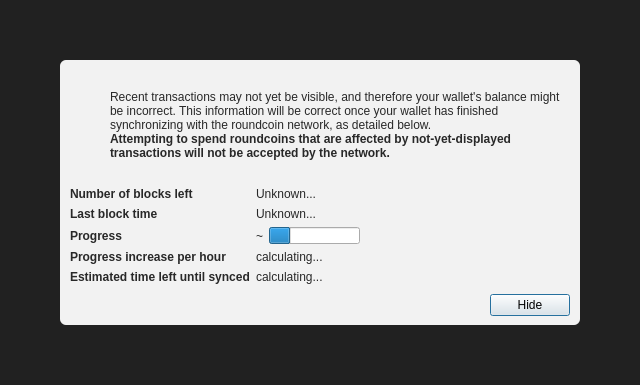
<?xml version="1.0" encoding="UTF-8"?>
<ui version="4.0">
 <class>ModalOverlay</class>
 <widget class="ModalOverlay" name="ModalOverlay">
  <property name="geometry">
   <rect>
    <x>0</x>
    <y>0</y>
    <width>640</width>
    <height>385</height>
   </rect>
  </property>
  <property name="windowTitle">
   <string>Form</string>
  </property>
  <layout class="QVBoxLayout" name="verticalLayout" stretch="0">
   <property name="sizeConstraint">
    <enum>QLayout::SetDefaultConstraint</enum>
   </property>
   <property name="leftMargin">
    <number>0</number>
   </property>
   <property name="topMargin">
    <number>0</number>
   </property>
   <property name="rightMargin">
    <number>0</number>
   </property>
   <property name="bottomMargin">
    <number>0</number>
   </property>
   <item>
    <widget class="QWidget" name="bgWidget" native="true">
     <property name="styleSheet">
      <string notr="true">#bgWidget { background: rgba(0,0,0,220); }</string>
     </property>
     <layout class="QVBoxLayout" name="verticalLayoutMain" stretch="1">
      <property name="leftMargin">
       <number>60</number>
      </property>
      <property name="topMargin">
       <number>60</number>
      </property>
      <property name="rightMargin">
       <number>60</number>
      </property>
      <property name="bottomMargin">
       <number>60</number>
      </property>
      <item>
       <widget class="QWidget" name="contentWidget" native="true">
        <property name="styleSheet">
         <string notr="true">#contentWidget { background: rgba(255,255,255,240); border-radius: 6px; }

QLabel { color: rgb(40,40,40);  }</string>
        </property>
        <layout class="QVBoxLayout" name="verticalLayoutSub" stretch="1,0,0,0">
         <property name="spacing">
          <number>0</number>
         </property>
         <property name="leftMargin">
          <number>10</number>
         </property>
         <property name="topMargin">
          <number>10</number>
         </property>
         <property name="rightMargin">
          <number>10</number>
         </property>
         <property name="bottomMargin">
          <number>10</number>
         </property>
         <item>
          <layout class="QHBoxLayout" name="horizontalLayoutIconText" stretch="0,1">
           <property name="topMargin">
            <number>20</number>
           </property>
           <item>
            <layout class="QVBoxLayout" name="verticalLayoutIcon">
             <property name="leftMargin">
              <number>0</number>
             </property>
             <item>
              <widget class="QPushButton" name="warningIcon">
               <property name="enabled">
                <bool>false</bool>
               </property>
               <property name="text">
                <string/>
               </property>
               <property name="icon">
                <iconset>
                 <normaloff>:/icons/warning</normaloff>
                 <disabledoff>:/icons/warning</disabledoff>:/icons/warning</iconset>
               </property>
               <property name="iconSize">
                <size>
                 <width>48</width>
                 <height>48</height>
                </size>
               </property>
               <property name="flat">
                <bool>true</bool>
               </property>
              </widget>
             </item>
             <item>
              <spacer name="verticalSpacerWarningIcon">
               <property name="orientation">
                <enum>Qt::Vertical</enum>
               </property>
               <property name="sizeHint" stdset="0">
                <size>
                 <width>20</width>
                 <height>40</height>
                </size>
               </property>
              </spacer>
             </item>
            </layout>
           </item>
           <item>
            <layout class="QVBoxLayout" name="verticalLayoutInfoText">
             <property name="leftMargin">
              <number>0</number>
             </property>
             <property name="topMargin">
              <number>0</number>
             </property>
             <item>
              <widget class="QLabel" name="infoText">
               <property name="text">
                <string>Recent transactions may not yet be visible, and therefore your wallet's balance might be incorrect. This information will be correct once your wallet has finished synchronizing with the roundcoin network, as detailed below.</string>
               </property>
               <property name="textFormat">
                <enum>Qt::RichText</enum>
               </property>
               <property name="wordWrap">
                <bool>true</bool>
               </property>
              </widget>
             </item>
             <item>
              <widget class="QLabel" name="infoTextStrong">
               <property name="font">
                <font>
                 <weight>75</weight>
                 <bold>true</bold>
                </font>
               </property>
               <property name="text">
                <string>Attempting to spend roundcoins that are affected by not-yet-displayed transactions will not be accepted by the network.</string>
               </property>
               <property name="textFormat">
                <enum>Qt::RichText</enum>
               </property>
               <property name="wordWrap">
                <bool>true</bool>
               </property>
              </widget>
             </item>
             <item>
              <spacer name="verticalSpacerInTextSpace">
               <property name="orientation">
                <enum>Qt::Vertical</enum>
               </property>
               <property name="sizeHint" stdset="0">
                <size>
                 <width>20</width>
                 <height>40</height>
                </size>
               </property>
              </spacer>
             </item>
            </layout>
           </item>
          </layout>
         </item>
         <item>
          <spacer name="verticalSpacerAfterText">
           <property name="orientation">
            <enum>Qt::Vertical</enum>
           </property>
           <property name="sizeHint" stdset="0">
            <size>
             <width>20</width>
             <height>40</height>
            </size>
           </property>
          </spacer>
         </item>
         <item>
          <layout class="QFormLayout" name="formLayout">
           <property name="fieldGrowthPolicy">
            <enum>QFormLayout::FieldsStayAtSizeHint</enum>
           </property>
           <property name="horizontalSpacing">
            <number>6</number>
           </property>
           <property name="verticalSpacing">
            <number>6</number>
           </property>
           <property name="topMargin">
            <number>10</number>
           </property>
           <item row="0" column="0">
            <widget class="QLabel" name="labelNumberOfBlocksLeft">
             <property name="font">
              <font>
               <weight>75</weight>
               <bold>true</bold>
              </font>
             </property>
             <property name="text">
              <string>Number of blocks left</string>
             </property>
            </widget>
           </item>
           <item row="0" column="1">
            <widget class="QLabel" name="numberOfBlocksLeft">
             <property name="text">
              <string>Unknown...</string>
             </property>
            </widget>
           </item>
           <item row="1" column="0">
            <widget class="QLabel" name="labelLastBlockTime">
             <property name="font">
              <font>
               <weight>75</weight>
               <bold>true</bold>
              </font>
             </property>
             <property name="text">
              <string>Last block time</string>
             </property>
            </widget>
           </item>
           <item row="1" column="1">
            <widget class="QLabel" name="newestBlockDate">
             <property name="sizePolicy">
              <sizepolicy hsizetype="Maximum" vsizetype="Preferred">
               <horstretch>0</horstretch>
               <verstretch>0</verstretch>
              </sizepolicy>
             </property>
             <property name="text">
              <string>Unknown...</string>
             </property>
            </widget>
           </item>
           <item row="2" column="0">
            <widget class="QLabel" name="labelSyncDone">
             <property name="font">
              <font>
               <weight>75</weight>
               <bold>true</bold>
              </font>
             </property>
             <property name="text">
              <string>Progress</string>
             </property>
            </widget>
           </item>
           <item row="2" column="1">
            <layout class="QHBoxLayout" name="horizontalLayoutSync" stretch="0,1">
             <item>
              <widget class="QLabel" name="percentageProgress">
               <property name="text">
                <string notr="true">~</string>
               </property>
              </widget>
             </item>
             <item>
              <widget class="QProgressBar" name="progressBar">
               <property name="value">
                <number>24</number>
               </property>
               <property name="format">
                <string/>
               </property>
              </widget>
             </item>
            </layout>
           </item>
           <item row="4" column="0">
            <widget class="QLabel" name="labelProgressIncrease">
             <property name="font">
              <font>
               <weight>75</weight>
               <bold>true</bold>
              </font>
             </property>
             <property name="text">
              <string>Progress increase per hour</string>
             </property>
            </widget>
           </item>
           <item row="4" column="1">
            <widget class="QLabel" name="progressIncreasePerH">
             <property name="text">
              <string>calculating...</string>
             </property>
            </widget>
           </item>
           <item row="5" column="0">
            <widget class="QLabel" name="labelEstimatedTimeLeft">
             <property name="font">
              <font>
               <weight>75</weight>
               <bold>true</bold>
              </font>
             </property>
             <property name="text">
              <string>Estimated time left until synced</string>
             </property>
            </widget>
           </item>
           <item row="5" column="1">
            <widget class="QLabel" name="expectedTimeLeft">
             <property name="text">
              <string>calculating...</string>
             </property>
            </widget>
           </item>
          </layout>
         </item>
         <item>
          <layout class="QHBoxLayout" name="horizontalLayoutButtons">
           <property name="leftMargin">
            <number>10</number>
           </property>
           <property name="topMargin">
            <number>10</number>
           </property>
           <item>
            <spacer name="horizontalSpacer">
             <property name="orientation">
              <enum>Qt::Horizontal</enum>
             </property>
             <property name="sizeHint" stdset="0">
              <size>
               <width>40</width>
               <height>20</height>
              </size>
             </property>
            </spacer>
           </item>
           <item>
            <widget class="QPushButton" name="closeButton">
             <property name="text">
              <string>Hide</string>
             </property>
             <property name="focusPolicy">
              <enum>Qt::StrongFocus</enum>
             </property>
             <property name="default">
              <bool>true</bool>
             </property>
            </widget>
           </item>
          </layout>
         </item>
        </layout>
       </widget>
      </item>
     </layout>
    </widget>
   </item>
  </layout>
 </widget>
 <customwidgets>
  <customwidget>
   <class>ModalOverlay</class>
   <extends>QWidget</extends>
   <header>qt/modaloverlay.h</header>
   <container>1</container>
  </customwidget>
 </customwidgets>
 <resources/>
 <connections/>
</ui>
